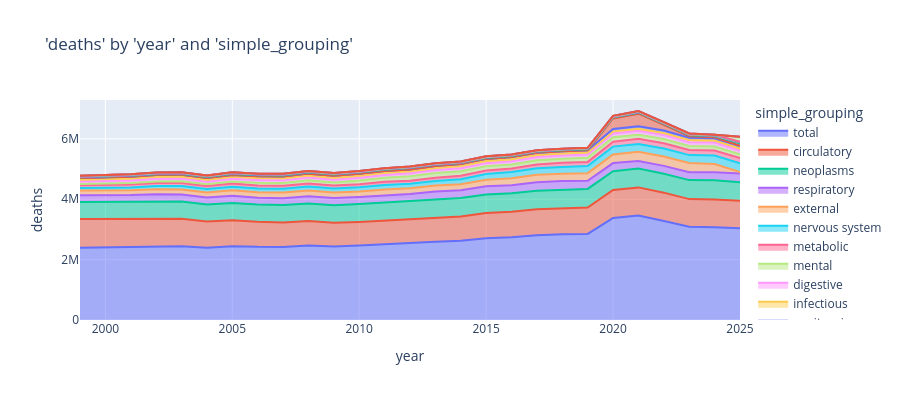

Notebook code for this chart:
### Markdown cell above
### Chart

### Code cell
charters.chart(
    df=cod_all,
    x_axis="year",
    y_axis="deaths",
    color=category_col,
    type="area",
    category_orders=category_orders,
)

### Figure 1 — Plotly figure (JSON) as saved in the notebook; plotly's stock layout.template omitted (floating-point values rounded to 4 significant figures)
{"data": [{"fillpattern": {"shape": ""}, "hovertemplate": "simple_grouping=total<br>year=%{x}<br>deaths=%{y}<extra></extra>", "legendgroup": "total", "line": {"color": "#636efa"}, "marker": {"symbol": "circle"}, "mode": "lines", "name": "total", "orientation": "v", "showlegend": true, "stackgroup": "1", "type": "scatter", "x": [1999, 2000, 2001, 2002, 2003, 2004, 2005, 2006, 2007, 2008, 2009, 2010, 2011, 2012, 2013, 2014, 2015, 2016, 2017, 2018, 2019, 2020, 2021, 2022, 2023, 2024, 2025], "xaxis": "x", "y": [2390000.0, 2402000.0, 2415000.0, 2442000.0, 2447000.0, 2396000.0, 2446000.0, 2425000.0, 2422000.0, 2470000.0, 2436000.0, 2467000.0, 2514000.0, 2542000.0, 2595000.0, 2625000.0, 2711000.0, 2743000.0, 2812000.0, 2838000.0, 2853000.0, 3382000.0, 3463000.0, 3278000.0, 3089000.0, 3071000.0, 3037000.0], "yaxis": "y"}, {"fillpattern": {"shape": ""}, "hovertemplate": "simple_grouping=circulatory<br>year=%{x}<br>deaths=%{y}<extra></extra>", "legendgroup": "circulatory", "line": {"color": "#EF553B"}, "marker": {"symbol": "circle"}, "mode": "lines", "name": "circulatory", "orientation": "v", "showlegend": true, "stackgroup": "1", "type": "scatter", "x": [1999, 2000, 2001, 2002, 2003, 2004, 2005, 2006, 2007, 2008, 2009, 2010, 2011, 2012, 2013, 2014, 2015, 2016, 2017, 2018, 2019, 2020, 2021, 2022, 2023, 2024, 2025], "xaxis": "x", "y": [954300.0, 941400.0, 926900.0, 923300.0, 907100.0, 865800.0, 860800.0, 827600.0, 810200.0, 808400.0, 784700.0, 784400.0, 783400.0, 787300.0, 800800.0, 807700.0, 836500.0, 840600.0, 859100.0, 868600.0, 874500.0, 928700.0, 931500.0, 941600.0, 915900.0, 922300.0, 911800.0], "yaxis": "y"}, {"fillpattern": {"shape": ""}, "hovertemplate": "simple_grouping=neoplasms<br>year=%{x}<br>deaths=%{y}<extra></extra>", "legendgroup": "neoplasms", "line": {"color": "#00cc96"}, "marker": {"symbol": "circle"}, "mode": "lines", "name": "neoplasms", "orientation": "v", "showlegend": true, "stackgroup": "1", "type": "scatter", "x": [1999, 2000, 2001, 2002, 2003, 2004, 2005, 2006, 2007, 2008, 2009, 2010, 2011, 2012, 2013, 2014, 2015, 2016, 2017, 2018, 2019, 2020, 2021, 2022, 2023, 2024, 2025], "xaxis": "x", "y": [563000.0, 566600.0, 567400.0, 570500.0, 570400.0, 567400.0, 573000.0, 574000.0, 577000.0, 579900.0, 582200.0, 589600.0, 591700.0, 597700.0, 600100.0, 607700.0, 612200.0, 613800.0, 614900.0, 614900.0, 615200.0, 618500.0, 621400.0, 624400.0, 629500.0, 636100.0, 619200.0], "yaxis": "y"}, {"fillpattern": {"shape": ""}, "hovertemplate": "simple_grouping=respiratory<br>year=%{x}<br>deaths=%{y}<extra></extra>", "legendgroup": "respiratory", "line": {"color": "#ab63fa"}, "marker": {"symbol": "circle"}, "mode": "lines", "name": "respiratory", "orientation": "v", "showlegend": true, "stackgroup": "1", "type": "scatter", "x": [1999, 2000, 2001, 2002, 2003, 2004, 2005, 2006, 2007, 2008, 2009, 2010, 2011, 2012, 2013, 2014, 2015, 2016, 2017, 2018, 2019, 2020, 2021, 2022, 2023, 2024, 2025], "xaxis": "x", "y": [229800.0, 231000.0, 229900.0, 234500.0, 235800.0, 227000.0, 239600.0, 226600.0, 227200.0, 245000.0, 238500.0, 237300.0, 248600.0, 246200.0, 261000.0, 258200.0, 271100.0, 266000.0, 278600.0, 282500.0, 270900.0, 270400.0, 250700.0, 263300.0, 261000.0, 264600.0, 290500.0], "yaxis": "y"}, {"fillpattern": {"shape": ""}, "hovertemplate": "simple_grouping=external<br>year=%{x}<br>deaths=%{y}<extra></extra>", "legendgroup": "external", "line": {"color": "#FFA15A"}, "marker": {"symbol": "circle"}, "mode": "lines", "name": "external", "orientation": "v", "showlegend": true, "stackgroup": "1", "type": "scatter", "x": [1999, 2000, 2001, 2002, 2003, 2004, 2005, 2006, 2007, 2008, 2009, 2010, 2011, 2012, 2013, 2014, 2015, 2016, 2017, 2018, 2019, 2020, 2021, 2022, 2023, 2024, 2025], "xaxis": "x", "y": [151100.0, 151200.0, 157200.0, 164100.0, 166800.0, 170000.0, 176400.0, 181600.0, 185100.0, 183800.0, 179800.0, 183300.0, 190000.0, 193000.0, 195700.0, 202300.0, 216700.0, 235200.0, 247500.0, 245200.0, 251300.0, 283700.0, 312100.0, 311500.0, 303800.0, 275000.0, 48190.0], "yaxis": "y"}, {"fillpattern": {"shape": ""}, "hovertemplate": "simple_grouping=nervous system<br>year=%{x}<br>deaths=%{y}<extra></extra>", "legendgroup": "nervous system", "line": {"color": "#19d3f3"}, "marker": {"symbol": "circle"}, "mode": "lines", "name": "nervous system", "orientation": "v", "showlegend": true, "stackgroup": "1", "type": "scatter", "x": [1999, 2000, 2001, 2002, 2003, 2004, 2005, 2006, 2007, 2008, 2009, 2010, 2011, 2012, 2013, 2014, 2015, 2016, 2017, 2018, 2019, 2020, 2021, 2022, 2023, 2024, 2025], "xaxis": "x", "y": [84020.0, 90940.0, 96460.0, 103000.0, 109600.0, 111700.0, 120600.0, 122900.0, 126900.0, 136500.0, 134100.0, 141000.0, 144900.0, 146100.0, 151700.0, 165400.0, 190400.0, 202300.0, 216300.0, 224900.0, 233700.0, 262300.0, 251500.0, 264400.0, 263500.0, 277600.0, 283900.0], "yaxis": "y"}, {"fillpattern": {"shape": ""}, "hovertemplate": "simple_grouping=metabolic<br>year=%{x}<br>deaths=%{y}<extra></extra>", "legendgroup": "metabolic", "line": {"color": "#FF6692"}, "marker": {"symbol": "circle"}, "mode": "lines", "name": "metabolic", "orientation": "v", "showlegend": true, "stackgroup": "1", "type": "scatter", "x": [1999, 2000, 2001, 2002, 2003, 2004, 2005, 2006, 2007, 2008, 2009, 2010, 2011, 2012, 2013, 2014, 2015, 2016, 2017, 2018, 2019, 2020, 2021, 2022, 2023, 2024, 2025], "xaxis": "x", "y": [92800.0, 94260.0, 96740.0, 99390.0, 100300.0, 98960.0, 103100.0, 99140.0, 98940.0, 99280.0, 97920.0, 98820.0, 105100.0, 105900.0, 109100.0, 112700.0, 118500.0, 121200.0, 127900.0, 133100.0, 140000.0, 164100.0, 171800.0, 174100.0, 169000.0, 171900.0, 172500.0], "yaxis": "y"}, {"fillpattern": {"shape": ""}, "hovertemplate": "simple_grouping=mental<br>year=%{x}<br>deaths=%{y}<extra></extra>", "legendgroup": "mental", "line": {"color": "#B6E880"}, "marker": {"symbol": "circle"}, "mode": "lines", "name": "mental", "orientation": "v", "showlegend": true, "stackgroup": "1", "type": "scatter", "x": [1999, 2000, 2001, 2002, 2003, 2004, 2005, 2006, 2007, 2008, 2009, 2010, 2011, 2012, 2013, 2014, 2015, 2016, 2017, 2018, 2019, 2020, 2021, 2022, 2023, 2024, 2025], "xaxis": "x", "y": [42000.0, 45890.0, 50720.0, 55670.0, 59970.0, 61430.0, 71350.0, 91660.0, 90170.0, 104500.0, 106100.0, 120700.0, 135800.0, 147800.0, 156300.0, 151000.0, 136600.0, 132500.0, 135700.0, 135300.0, 133800.0, 148300.0, 136200.0, 138800.0, 133000.0, 131200.0, 129000.0], "yaxis": "y"}, {"fillpattern": {"shape": ""}, "hovertemplate": "simple_grouping=digestive<br>year=%{x}<br>deaths=%{y}<extra></extra>", "legendgroup": "digestive", "line": {"color": "#FF97FF"}, "marker": {"symbol": "circle"}, "mode": "lines", "name": "digestive", "orientation": "v", "showlegend": true, "stackgroup": "1", "type": "scatter", "x": [1999, 2000, 2001, 2002, 2003, 2004, 2005, 2006, 2007, 2008, 2009, 2010, 2011, 2012, 2013, 2014, 2015, 2016, 2017, 2018, 2019, 2020, 2021, 2022, 2023, 2024, 2025], "xaxis": "x", "y": [82790.0, 83910.0, 85710.0, 86620.0, 87680.0, 86220.0, 87290.0, 87530.0, 89070.0, 91020.0, 89320.0, 91180.0, 94020.0, 95140.0, 98230.0, 100900.0, 104600.0, 105800.0, 107600.0, 109600.0, 112800.0, 123800.0, 133700.0, 132600.0, 128300.0, 128400.0, 123200.0], "yaxis": "y"}, {"fillpattern": {"shape": ""}, "hovertemplate": "simple_grouping=infectious<br>year=%{x}<br>deaths=%{y}<extra></extra>", "legendgroup": "infectious", "line": {"color": "#FECB52"}, "marker": {"symbol": "circle"}, "mode": "lines", "name": "infectious", "orientation": "v", "showlegend": true, "stackgroup": "1", "type": "scatter", "x": [1999, 2000, 2001, 2002, 2003, 2004, 2005, 2006, 2007, 2008, 2009, 2010, 2011, 2012, 2013, 2014, 2015, 2016, 2017, 2018, 2019, 2020, 2021, 2022, 2023, 2024, 2025], "xaxis": "x", "y": [59760.0, 58790.0, 60110.0, 63720.0, 64420.0, 64360.0, 66260.0, 66760.0, 66590.0, 68180.0, 69280.0, 67350.0, 68590.0, 68150.0, 70390.0, 70180.0, 71840.0, 69790.0, 69130.0, 67750.0, 64420.0, 68080.0, 68300.0, 69680.0, 68980.0, 67680.0, 68730.0], "yaxis": "y"}, {"fillpattern": {"shape": ""}, "hovertemplate": "simple_grouping=genitourinary<br>year=%{x}<br>deaths=%{y}<extra></extra>", "legendgroup": "genitourinary", "line": {"color": "#636efa"}, "marker": {"symbol": "circle"}, "mode": "lines", "name": "genitourinary", "orientation": "v", "showlegend": true, "stackgroup": "1", "type": "scatter", "x": [1999, 2000, 2001, 2002, 2003, 2004, 2005, 2006, 2007, 2008, 2009, 2010, 2011, 2012, 2013, 2014, 2015, 2016, 2017, 2018, 2019, 2020, 2021, 2022, 2023, 2024, 2025], "xaxis": "x", "y": [53010.0, 54410.0, 56890.0, 58180.0, 59950.0, 60160.0, 62660.0, 63460.0, 64600.0, 62980.0, 63400.0, 65540.0, 61470.0, 61890.0, 63970.0, 66060.0, 69290.0, 70190.0, 71330.0, 72410.0, 72760.0, 76660.0, 78860.0, 80260.0, 76800.0, 76700.0, 76200.0], "yaxis": "y"}, {"fillpattern": {"shape": ""}, "hovertemplate": "simple_grouping=special<br>year=%{x}<br>deaths=%{y}<extra></extra>", "legendgroup": "special", "line": {"color": "#EF553B"}, "marker": {"symbol": "circle"}, "mode": "lines", "name": "special", "orientation": "v", "showlegend": true, "stackgroup": "1", "type": "scatter", "x": [2001, 2019, 2020, 2021, 2022, 2023, 2024, 2025], "xaxis": "x", "y": [2906.0, 10.0, 350900.0, 416900.0, 186600.0, 49950.0, 31450.0, 15640.0], "yaxis": "y"}, {"fillpattern": {"shape": ""}, "hovertemplate": "simple_grouping=other<br>year=%{x}<br>deaths=%{y}<extra></extra>", "legendgroup": "other", "line": {"color": "#00cc96"}, "marker": {"symbol": "circle"}, "mode": "lines", "name": "other", "orientation": "v", "showlegend": true, "stackgroup": "1", "type": "scatter", "x": [1999, 2000, 2001, 2002, 2003, 2004, 2005, 2006, 2007, 2008, 2009, 2010, 2011, 2012, 2013, 2014, 2015, 2016, 2017, 2018, 2019, 2020, 2021, 2022, 2023, 2024, 2025], "xaxis": "x", "y": [26530.0, 31760.0, 32160.0, 29830.0, 31310.0, 29980.0, 31820.0, 31610.0, 33370.0, 38370.0, 39680.0, 38200.0, 40050.0, 41880.0, 37600.0, 32110.0, 31920.0, 33250.0, 32630.0, 32420.0, 32290.0, 33950.0, 34380.0, 33980.0, 33170.0, 31680.0, 84110.0], "yaxis": "y"}, {"fillpattern": {"shape": ""}, "hovertemplate": "simple_grouping=musculoskeletal<br>year=%{x}<br>deaths=%{y}<extra></extra>", "legendgroup": "musculoskeletal", "line": {"color": "#ab63fa"}, "marker": {"symbol": "circle"}, "mode": "lines", "name": "musculoskeletal", "orientation": "v", "showlegend": true, "stackgroup": "1", "type": "scatter", "x": [1999, 2000, 2001, 2002, 2003, 2004, 2005, 2006, 2007, 2008, 2009, 2010, 2011, 2012, 2013, 2014, 2015, 2016, 2017, 2018, 2019, 2020, 2021, 2022, 2023, 2024, 2025], "xaxis": "x", "y": [13300.0, 13710.0, 14010.0, 14330.0, 14430.0, 14230.0, 14350.0, 13880.0, 13840.0, 13820.0, 13270.0, 13260.0, 13640.0, 13680.0, 13490.0, 13290.0, 13610.0, 13720.0, 13780.0, 13750.0, 14510.0, 15360.0, 16170.0, 16430.0, 16640.0, 16930.0, 16990.0], "yaxis": "y"}, {"fillpattern": {"shape": ""}, "hovertemplate": "simple_grouping=perinatal<br>year=%{x}<br>deaths=%{y}<extra></extra>", "legendgroup": "perinatal", "line": {"color": "#FFA15A"}, "marker": {"symbol": "circle"}, "mode": "lines", "name": "perinatal", "orientation": "v", "showlegend": true, "stackgroup": "1", "type": "scatter", "x": [1999, 2000, 2001, 2002, 2003, 2004, 2005, 2006, 2007, 2008, 2009, 2010, 2011, 2012, 2013, 2014, 2015, 2016, 2017, 2018, 2019, 2020, 2021, 2022, 2023, 2024, 2025], "xaxis": "x", "y": [14190.0, 13990.0, 13800.0, 14170.0, 14320.0, 14130.0, 14480.0, 14370.0, 14510.0, 13840.0, 13040.0, 12050.0, 11940.0, 11840.0, 11970.0, 11820.0, 11640.0, 11400.0, 11040.0, 10640.0, 10340.0, 9575.0, 9487.0, 10120.0, 9932.0, 9935.0, 8606.0], "yaxis": "y"}, {"fillpattern": {"shape": ""}, "hovertemplate": "simple_grouping=blood<br>year=%{x}<br>deaths=%{y}<extra></extra>", "legendgroup": "blood", "line": {"color": "#19d3f3"}, "marker": {"symbol": "circle"}, "mode": "lines", "name": "blood", "orientation": "v", "showlegend": true, "stackgroup": "1", "type": "scatter", "x": [1999, 2000, 2001, 2002, 2003, 2004, 2005, 2006, 2007, 2008, 2009, 2010, 2011, 2012, 2013, 2014, 2015, 2016, 2017, 2018, 2019, 2020, 2021, 2022, 2023, 2024, 2025], "xaxis": "x", "y": [9034.0, 9275.0, 9501.0, 9631.0, 9541.0, 9389.0, 9553.0, 8803.0, 9727.0, 9839.0, 9601.0, 9736.0, 10140.0, 10440.0, 10170.0, 10710.0, 10680.0, 10900.0, 10750.0, 10860.0, 10770.0, 11430.0, 11870.0, 12040.0, 11920.0, 11850.0, 11450.0], "yaxis": "y"}, {"fillpattern": {"shape": ""}, "hovertemplate": "simple_grouping=malformations<br>year=%{x}<br>deaths=%{y}<extra></extra>", "legendgroup": "malformations", "line": {"color": "#FF6692"}, "marker": {"symbol": "circle"}, "mode": "lines", "name": "malformations", "orientation": "v", "showlegend": true, "stackgroup": "1", "type": "scatter", "x": [1999, 2000, 2001, 2002, 2003, 2004, 2005, 2006, 2007, 2008, 2009, 2010, 2011, 2012, 2013, 2014, 2015, 2016, 2017, 2018, 2019, 2020, 2021, 2022, 2023, 2024, 2025], "xaxis": "x", "y": [10250.0, 10460.0, 10320.0, 10540.0, 10390.0, 10360.0, 10300.0, 10380.0, 10310.0, 10170.0, 9776.0, 9566.0, 9568.0, 9514.0, 9457.0, 9499.0, 9898.0, 10020.0, 9798.0, 9644.0, 9632.0, 9479.0, 9544.0, 10040.0, 9780.0, 9937.0, 8852.0], "yaxis": "y"}, {"fillpattern": {"shape": ""}, "hovertemplate": "simple_grouping=delay<br>year=%{x}<br>deaths=%{y}<extra></extra>", "legendgroup": "delay", "line": {"color": "#B6E880"}, "marker": {"symbol": "circle"}, "mode": "lines", "name": "delay", "orientation": "v", "showlegend": true, "stackgroup": "1", "type": "scatter", "x": [2025], "xaxis": "x", "y": [160300.0], "yaxis": "y"}, {"fillpattern": {"shape": ""}, "hovertemplate": "simple_grouping=skin<br>year=%{x}<br>deaths=%{y}<extra></extra>", "legendgroup": "skin", "line": {"color": "#FF97FF"}, "marker": {"symbol": "circle"}, "mode": "lines", "name": "skin", "orientation": "v", "showlegend": true, "stackgroup": "1", "type": "scatter", "x": [1999, 2000, 2001, 2002, 2003, 2004, 2005, 2006, 2007, 2008, 2009, 2010, 2011, 2012, 2013, 2014, 2015, 2016, 2017, 2018, 2019, 2020, 2021, 2022, 2023, 2024, 2025], "xaxis": "x", "y": [3607.0, 3670.0, 3645.0, 3845.0, 4018.0, 4087.0, 4134.0, 3748.0, 3781.0, 3887.0, 3929.0, 3897.0, 4054.0, 4117.0, 4238.0, 4351.0, 4657.0, 4833.0, 4919.0, 5097.0, 5113.0, 5576.0, 6266.0, 7174.0, 7082.0, 6849.0, 6464.0], "yaxis": "y"}, {"fillpattern": {"shape": ""}, "hovertemplate": "simple_grouping=pregnancy<br>year=%{x}<br>deaths=%{y}<extra></extra>", "legendgroup": "pregnancy", "line": {"color": "#FECB52"}, "marker": {"symbol": "circle"}, "mode": "lines", "name": "pregnancy", "orientation": "v", "showlegend": true, "stackgroup": "1", "type": "scatter", "x": [1999, 2000, 2001, 2002, 2003, 2004, 2005, 2006, 2007, 2008, 2009, 2010, 2011, 2012, 2013, 2014, 2015, 2016, 2017, 2018, 2019, 2020, 2021, 2022, 2023, 2024, 2025], "xaxis": "x", "y": [366.0, 379.0, 387.0, 342.0, 492.0, 651.0, 719.0, 727.0, 737.0, 767.0, 904.0, 795.0, 892.0, 935.0, 1078.0, 1078.0, 1093.0, 1200.0, 1165.0, 947.0, 1049.0, 1214.0, 1659.0, 1225.0, 1026.0, 955.0, 851.1], "yaxis": "y"}, {"fillpattern": {"shape": ""}, "hovertemplate": "simple_grouping=ear<br>year=%{x}<br>deaths=%{y}<extra></extra>", "legendgroup": "ear", "line": {"color": "#636efa"}, "marker": {"symbol": "circle"}, "mode": "lines", "name": "ear", "orientation": "v", "showlegend": true, "stackgroup": "1", "type": "scatter", "x": [1999, 2000, 2001, 2002, 2003, 2004, 2006, 2007, 2008, 2010, 2011, 2012, 2013, 2014, 2015, 2016, 2017, 2018, 2019, 2020, 2021, 2022, 2023, 2024, 2025], "xaxis": "x", "y": [10.0, 10.0, 32.0, 11.0, 32.0, 10.0, 10.0, 21.0, 35.0, 14.0, 42.0, 23.0, 19.0, 13.0, 34.0, 48.0, 28.0, 52.0, 59.0, 39.0, 38.0, 58.0, 69.0, 78.0, 63.11], "yaxis": "y"}, {"fillpattern": {"shape": ""}, "hovertemplate": "simple_grouping=eye<br>year=%{x}<br>deaths=%{y}<extra></extra>", "legendgroup": "eye", "line": {"color": "#EF553B"}, "marker": {"symbol": "circle"}, "mode": "lines", "name": "eye", "orientation": "v", "showlegend": true, "stackgroup": "1", "type": "scatter", "x": [2001, 2003, 2009, 2010, 2011, 2023], "xaxis": "x", "y": [11.0, 11.0, 12.0, 10.0, 10.0, 22.0], "yaxis": "y"}], "layout": {"height": 400, "legend": {"title": {"text": "simple_grouping"}, "tracegroupgap": 0}, "title": {"text": "'deaths' by 'year' and 'simple_grouping'"}, "xaxis": {"anchor": "y", "domain": [0, 1], "title": {"text": "year"}}, "yaxis": {"anchor": "x", "domain": [0, 1], "title": {"text": "deaths"}, "type": "-"}}}
